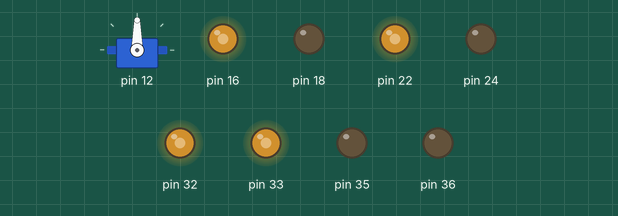
Bench run of a program on a simulated Raspberry Pi (header pin numbers). On the bench: servo, output pins drawn as LEDs (lit = HIGH). Servo angles are drawn from the pulse width (0.5 ms = 0°, 2.5 ms = 180°); what the program prints to the terminal is not drawn. At 9.8 s the program stops and its outputs stay as they are.

Above: at 0.3 s.
At 2.3 s:
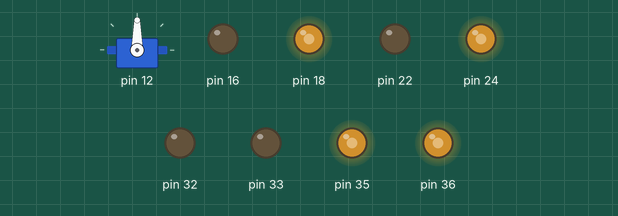
At 4.3 s:
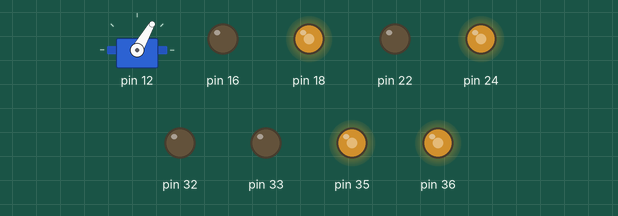
At 5.5 s:
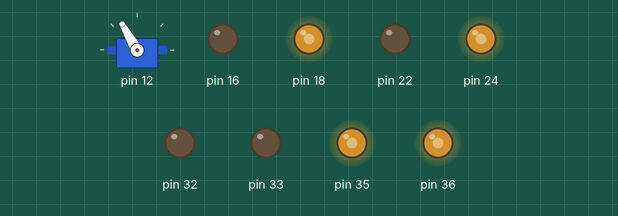
At 6.8 s:
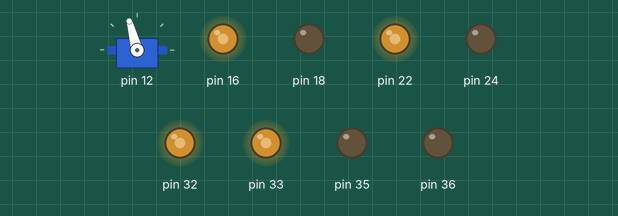
At 8.9 s:
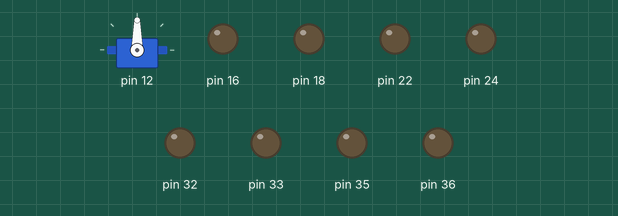
Timing chart, 0 to 10.4 s (numbered marks = the images above):
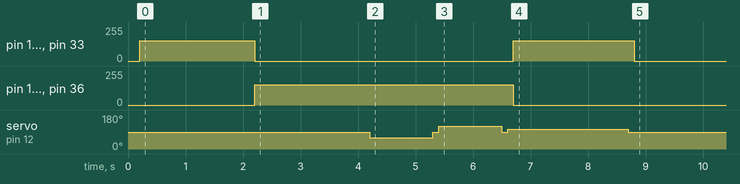

Measured:
- by itself, pin 16, pin 22, pin 32, pin 33: alternates 153/255 for 2.1 s and 0/255 for 4.5 s
- by itself, pin 18, pin 24, pin 35, pin 36: 0/255 → 153/255 at 2.2 s, → 0/255 4.5 s later
- by itself, servo on pin 12: 90° → 60° at 4.2 s, → 90° 1.1 s later, → 120° 0.10 s later, → 90° 1.1 s later, … (6 changes in this stretch)

The program:

car_old.py
```python
import RPi.GPIO as GPIO
import time
# GPIO 初始化
# ---------------------------
GPIO.setmode(GPIO.BOARD)
GPIO.setwarnings(False)

# ---------------------------
# 舵机控制类
# ---------------------------
class Steering:
    def __init__(self, pin, min_angle=-45, max_angle=45):
        self.pin = pin
        self.min_angle = min_angle
        self.max_angle = max_angle

        GPIO.setup(self.pin, GPIO.OUT)
        self.pwm = GPIO.PWM(self.pin, 50)  # 50Hz
        self.pwm.start(7.5)  # 中位
        time.sleep(0.2)

    def set_angle(self, angle):
        angle = max(min(angle, self.max_angle), self.min_angle)
        duty = 7.5 + (angle / 18.0)
        self.pwm.ChangeDutyCycle(duty)
        time.sleep(0.1)
        self.pwm.ChangeDutyCycle(0)

    def center(self):
        self.set_angle(0)

    def cleanup(self):
        self.pwm.stop()


# ---------------------------
# 电机控制类 (支持 PWM)
# ---------------------------
class Motor:
    def __init__(self, forward_pin, backward_pin, pwm=False, freq=100):
        self.forward_pin = forward_pin
        self.backward_pin = backward_pin
        self.use_pwm = pwm

        GPIO.setup(self.forward_pin, GPIO.OUT)
        GPIO.setup(self.backward_pin, GPIO.OUT)

        if pwm:
            self.pwm_forward = GPIO.PWM(self.forward_pin, freq)
            self.pwm_backward = GPIO.PWM(self.backward_pin, freq)
            self.pwm_forward.start(0)
            self.pwm_backward.start(0)
        else:
            GPIO.output(self.forward_pin, GPIO.LOW)
            GPIO.output(self.backward_pin, GPIO.LOW)

    def forward(self, speed=100):
        """speed: 0-100"""
        if self.use_pwm:
            self.pwm_forward.ChangeDutyCycle(speed)
            self.pwm_backward.ChangeDutyCycle(0)
        else:
            GPIO.output(self.forward_pin, GPIO.HIGH)
            GPIO.output(self.backward_pin, GPIO.LOW)

    def backward(self, speed=100):
        if self.use_pwm:
            self.pwm_forward.ChangeDutyCycle(0)
            self.pwm_backward.ChangeDutyCycle(speed)
        else:
            GPIO.output(self.forward_pin, GPIO.LOW)
            GPIO.output(self.backward_pin, GPIO.HIGH)

    def stop(self):
        if self.use_pwm:
            self.pwm_forward.ChangeDutyCycle(0)
            self.pwm_backward.ChangeDutyCycle(0)
        else:
            GPIO.output(self.forward_pin, GPIO.LOW)
            GPIO.output(self.backward_pin, GPIO.LOW)

    def cleanup(self):
        if self.use_pwm:
            self.pwm_forward.stop()
            self.pwm_backward.stop()
        self.stop()


# ---------------------------
# 四轮小车控制类
# ---------------------------
class FourWheelCar:
    def __init__(self, steering_pin, motor_pins_list, pwm=False):
        """
        motor_pins_list: [(前左F,前左B), (前右F,前右B), (后左F,后左B), (后右F,后右B)]
        """
        self.steering = Steering(steering_pin)
        self.motors = [Motor(*pins, pwm=pwm) for pins in motor_pins_list]

    def forward(self, speed=100):
        for m in self.motors:
            m.forward(speed)

    def backward(self, speed=100):
        for m in self.motors:
            m.backward(speed)

    def stop(self):
        for m in self.motors:
            m.stop()

    def turn_left(self, angle=30):
        self.steering.set_angle(-abs(angle))

    def turn_right(self, angle=30):
        self.steering.set_angle(abs(angle))

    def center_steering(self):
        self.steering.center()

    def cleanup(self):
        self.stop()
        self.steering.cleanup()
        for m in self.motors:
            m.cleanup()
        GPIO.cleanup()


# ---------------------------
# 测试示例
# ---------------------------
if __name__ == "__main__":
    # 舵机引脚
    steering_pin = 12

    # 四电机引脚 BOARD 排针: [(前左F,前左B), (前右F,前右B), (后左F,后左B), (后右F,后右B)]
    motor_pins = [
        (16, 18),  # 前左
        (22, 24),  # 前右
        (32, 36),  # 后左
        (33, 35)   # 后右
    ]

    car = FourWheelCar(steering_pin, motor_pins, pwm=True)

    try:
        print("▶ 自动测试开始…")

        # 1. 前进
        print("➡ 前进 2 秒")
        car.forward(60)
        time.sleep(2)

        # 2. 后退
        print("⬅ 后退 2 秒")
        car.backward(60)
        time.sleep(2)

        # 3. 左转
        print("↙ 左转 1 秒")
        car.turn_left(30)
        time.sleep(1)
        car.center_steering()

        # 4. 右转
        print("↘ 右转 1 秒")
        car.turn_right(30)
        time.sleep(1)
        car.center_steering()

        # 5. 前进 + 小转向
        print("➡ 前进并右偏 2 秒")
        car.turn_right(15)
        car.forward(60)
        time.sleep(2)
        car.center_steering()

        # 停止
        print("■ 停止")
        car.stop()
        time.sleep(1)

        print("✅ 自动测试结束")

    except KeyboardInterrupt:
        print("\n手动中断")

    finally:
        car.cleanup()
        print("GPIO 已清理")
```
